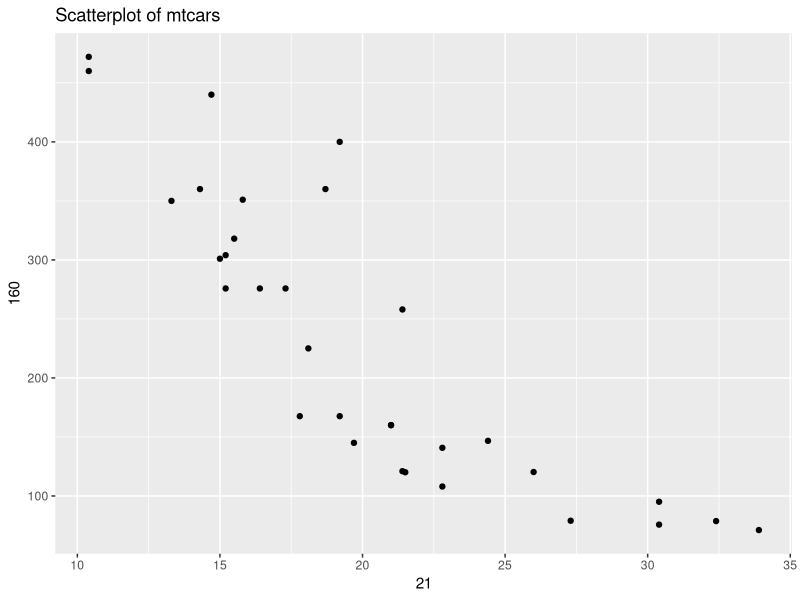
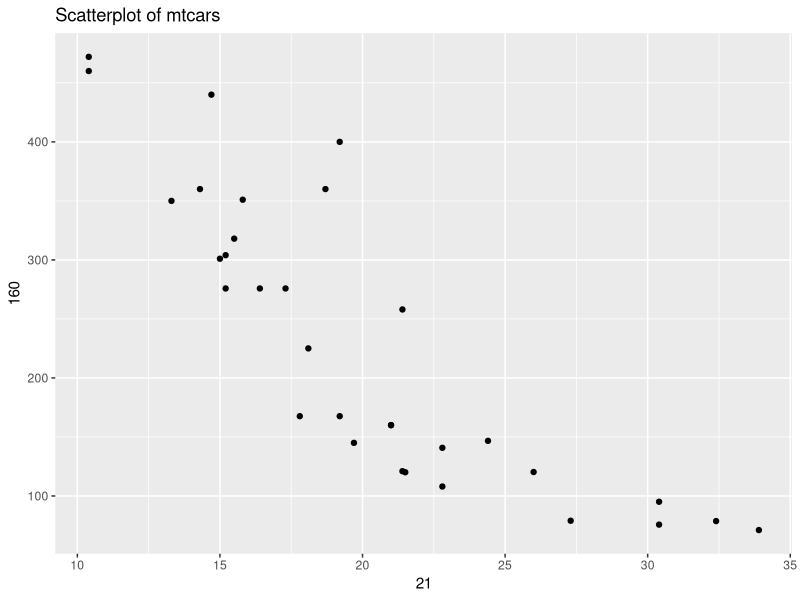

Generate these figures, in order, with R:
## ---- chunk 1
knitr::opts_chunk$set(echo = FALSE)
## ---- chunk 2
head(mtcars)
## ---- chunk 3
library(ggplot2)
## ---- chunk 4
ggplot(mtcars, aes_string(x = mtcars$mpg, y = mtcars$disp)) +
                  geom_point() +
                  xlab(mtcars$mpg) +
                  ylab(mtcars$disp) +
                  ggtitle("Scatterplot of mtcars")
## ---- chunk 5
library(ggplot2)
## ---- chunk 6
ggplot(mtcars, aes_string(x = mtcars$mpg, y = mtcars$disp)) +
                  geom_point() +
                  xlab(mtcars$mpg) +
                  ylab(mtcars$disp) +
                  ggtitle("Scatterplot of mtcars")
